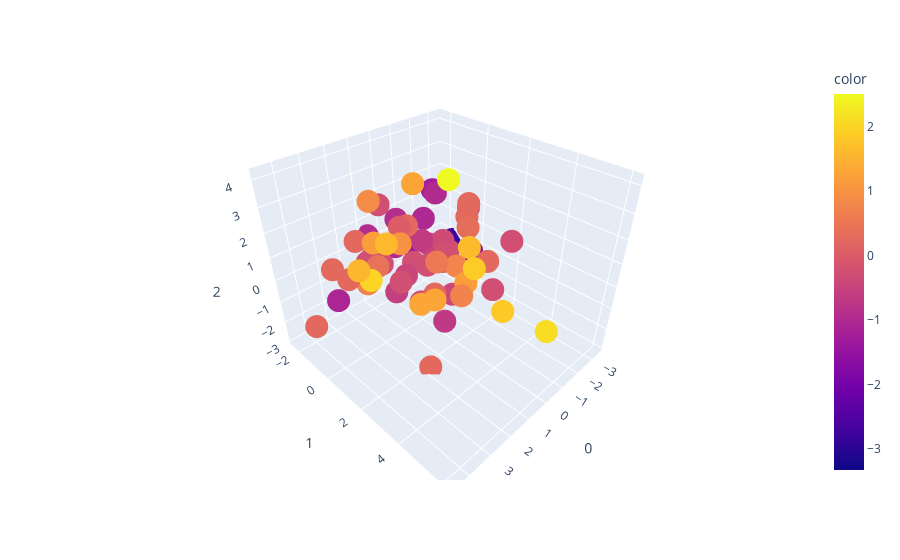

The notebook cell saved with this chart:
### Code cell
# !pip install plotly
import plotly.express as px
from sklearn.decomposition import PCA


pca = PCA(n_components=3)

mod_df_pca = mod_df
mod_df_pca = mod_df_pca.drop(["treatment", "cell_line", "time"], axis=1).reset_index().fillna(0).drop("index", axis=1)
mod_df_pca["DPD"] = mod_df_pca.apply(calculate_dpd, args=(mod_df_pca, H_LB_MOD, composite_vec_mod["LB_STV_mod"], composite_vec_mod["Norm_LB_mod"]), axis=1)


# display(mod_df_pca)
components = pca.fit_transform(mod_df_pca)


fig = px.scatter_3d(
    components, x=0, y=1, z=2, color=mod_df_pca["DPD"],
    # title=f'Total Explained Variance: {total_var:.2f}%',
    # labels={'0': 'PC 1', '1': 'PC 2', '2': 'PC 3'}
)
fig.show()
